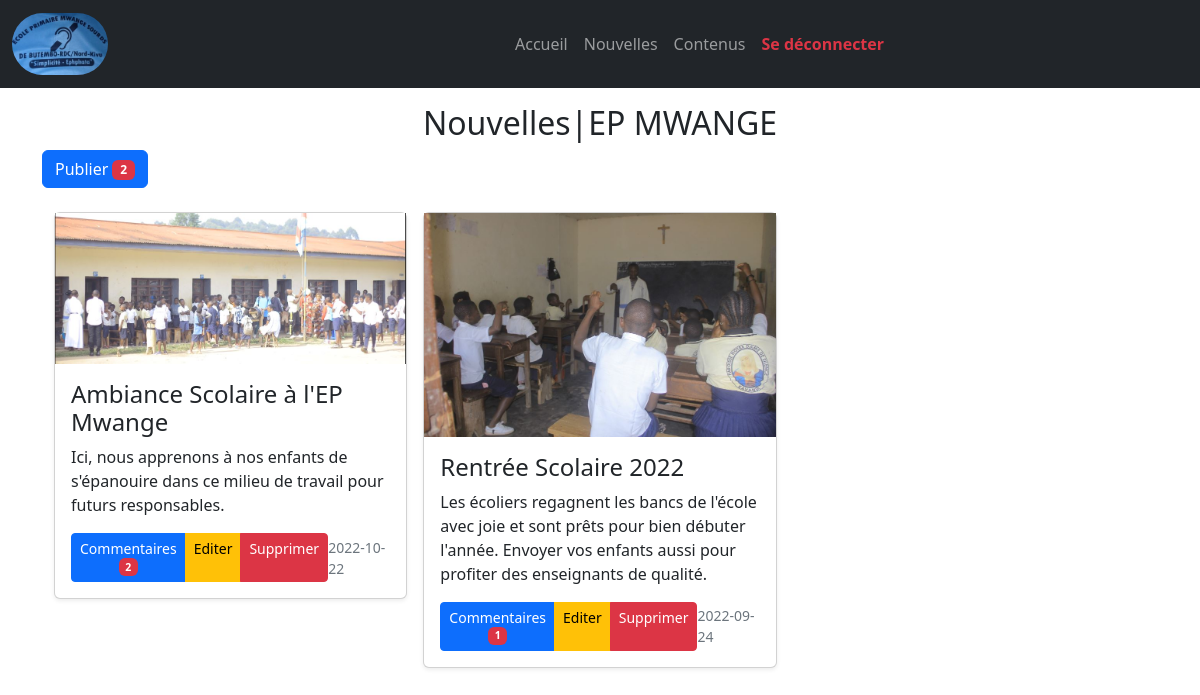
The page /admin/news.php (signed in) on the database its author committed.
### tables this page shows
CREATE TABLE `nouvelles` (
  `id` int(11) NOT NULL,
  `titre` text NOT NULL,
  `description` text NOT NULL,
  `image` text NOT NULL,
  `dateP` date NOT NULL,
  `directeur` int(11) NOT NULL
);

### admin/actions/countNews.php (called while the page is built)
<?php
$nbreN=mysqli_query($con,"SELECT COUNT(*) AS nbreN FROM `nouvelles`");
$nbreN=mysqli_fetch_array($nbreN);
?>

### admin/actions/countComments.php (called while the page is built)
<?php
$nbreC=mysqli_query($con,"SELECT COUNT(internaute) AS nbreC
FROM `commentaires` WHERE nouvelle=$idN");
$nbreC=mysqli_fetch_array($nbreC);
?>

### admin/news.php (the view, shortened to what this page needs)
<?php
require_once 'includes/config.php';
include 'actions/countNews.php';
?>
<!DOCTYPE html>
<html lang="en">
<head>
  <link href="https://cdn.jsdelivr.net/npm/bootstrap@5.2.1/dist/css/bootstrap.min.css" rel="stylesheet">
</head>
<body>
<?php
include 'includes/navbar.php';
?>
<div class="container mt-3">
  <h2 class="text-center">Nouvelles|EP MWANGE</h2>
   <button type="button" class="btn btn-primary" data-bs-toggle="modal" data-bs-target="#myModal">
    Publier <span class="badge bg-danger"><?=$nbreN["nbreN"]?></span>
   </button><br><br>
<div class="container">
<div class="row row-cols-1 row-cols-sm-2 row-cols-md-3 g-3">
<?php
$rows=mysqli_query($con,"SELECT * FROM `nouvelles`");
while($row=mysqli_fetch_array($rows)){
  $idN=$row['id'];
?>
        <div class="col">
          <div class="card shadow-sm">
            <img class="img-fluid" src="actions/upload/<?=$row['image']?>" width="100%" height="225">
            <div class="card-body">
              <?php
               include 'actions/countComments.php';
              ?>
              <h4 class="card-title"><?=$row['titre']?></h4>
              <p class="card-text">
                <?=$row['description']?>
              </p>
              <div class="d-flex justify-content-between align-items-center">
                <div class="btn-group">
                  <a href="../commenter.php?id=<?=$row['id']?>" type="button" class="btn btn-sm btn-primary">
                    Commentaires
                    <span class="badge bg-danger"><?=$nbreC["nbreC"]?></span>
                  </a>
                  <a href="editNews.php?id=<?=$row['id']?>" type="button" class="btn btn-sm btn-warning">
                    Editer
                  </a>
                  <a href="actions/deleteNews.php?id=<?=$row['id']?>" onclick="return confirm('Voulez-vous vraiment supprimé?')" type="button" class="btn btn-sm btn-danger">
                  Supprimer</a>
                </div>
                <small class="text-muted"><?=$row['dateP']?></small>
              </div>
            </div>
          </div>
        </div>
        <?php }?>
      </div>
</div>
</body>
</html>

### rows shown on the page
nouvelles: image (picture), titre "Ambiance Scolaire à l'EP Mwange", description "Ici, nous apprenons à nos enfants de s'épanouire dans ce milieu de travail pour futurs responsables.", nbreC "2", dateP "2022-10-22"
nouvelles: image (picture), titre "Rentrée Scolaire 2022", description "Les écoliers regagnent les bancs de l'école avec joie et sont prêts pour bien débuter l'année. Envoyer vos enfants aussi pour profiter des enseignants de qualité.", nbreC "1", dateP "2022-09-24"

### other values the page prints
$nbreN["nbreN"] "2"
